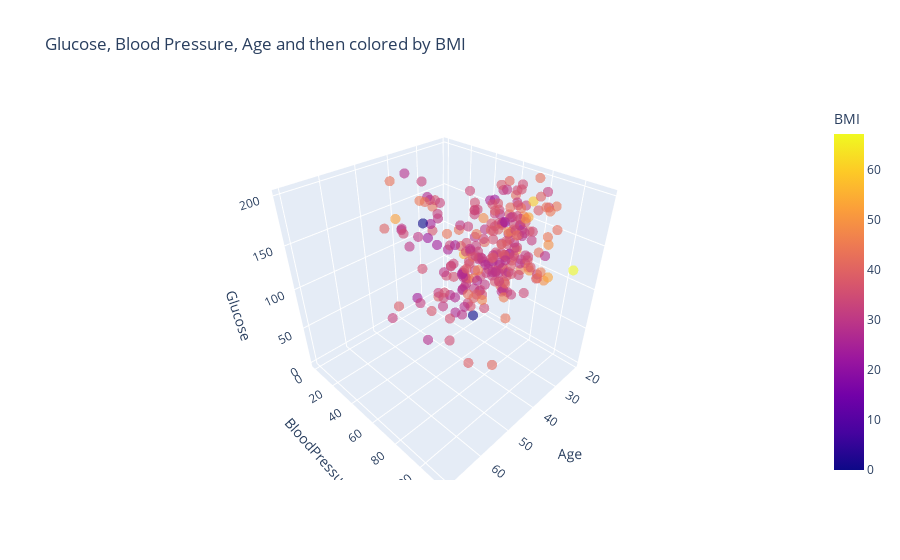

Write notebook code for a chart like this one.
### Code cell
#ploting only pataient with diabetes so the outcome should be 1
fig = px.scatter_3d((df[df.Outcome == 1]), x = 'Age' , y = 'BloodPressure', z = 'Glucose', color = 'BMI', opacity=0.6 ,
title = 'Glucose, Blood Pressure, Age and then colored by BMI')
fig.update_traces(marker = dict( size=3.5 ))
fig.show()

### Figure 1 — Plotly figure (JSON) as saved in the notebook; plotly's stock layout.template omitted (floating-point values rounded to 4 significant figures; data arrays with more than 128 entries replaced by an {"elided": "..."} marker saying what was removed)
{"data": [{"hovertemplate": "Age=%{x}<br>BloodPressure=%{y}<br>Glucose=%{z}<br>BMI=%{marker.color}<extra></extra>", "legendgroup": "", "marker": {"color": {"elided": "268 float values"}, "coloraxis": "coloraxis", "opacity": 0.6, "size": 3.5, "symbol": "circle"}, "mode": "markers", "name": "", "scene": "scene", "showlegend": false, "type": "scatter3d", "x": {"elided": "268 int values"}, "y": {"elided": "268 int values"}, "z": {"elided": "268 int values"}}], "layout": {"autosize": true, "coloraxis": {"colorbar": {"title": {"text": "BMI"}}, "colorscale": [[0, "#0d0887"], [0.1111, "#46039f"], [0.2222, "#7201a8"], [0.3333, "#9c179e"], [0.4444, "#bd3786"], [0.5556, "#d8576b"], [0.6667, "#ed7953"], [0.7778, "#fb9f3a"], [0.8889, "#fdca26"], [1, "#f0f921"]]}, "legend": {"tracegroupgap": 0}, "scene": {"aspectmode": "auto", "aspectratio": {"x": 1, "y": 1, "z": 1}, "domain": {"x": [0, 1], "y": [0, 1]}, "xaxis": {"title": {"text": "Age"}, "type": "linear"}, "yaxis": {"title": {"text": "BloodPressure"}, "type": "linear"}, "zaxis": {"title": {"text": "Glucose"}, "type": "linear"}}, "title": {"text": "Glucose, Blood Pressure, Age and then colored by BMI"}}}
